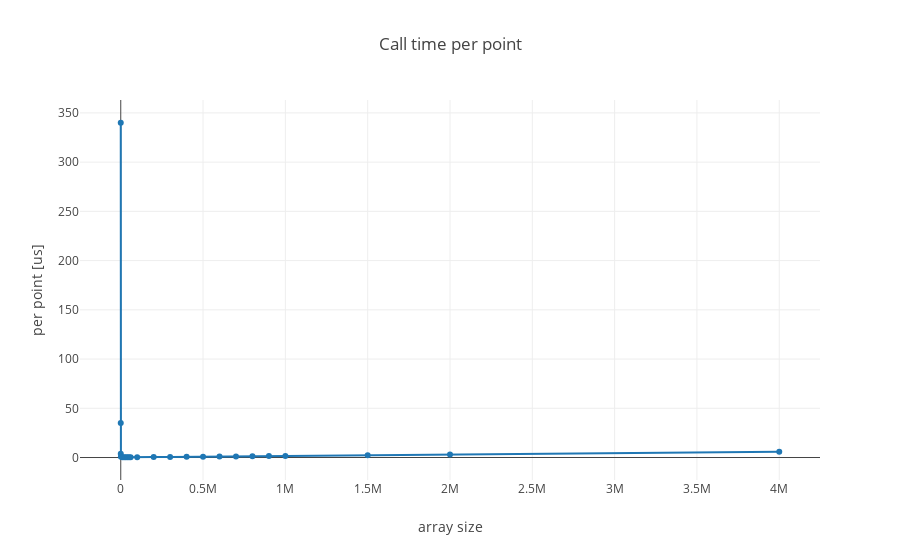

Here is the notebook cell this chart was saved with:
### Code cell
layout = graph_objs.Layout(
    title='Call time per point', 
    xaxis=dict(title='array size'), 
    yaxis=dict(title='per point [us]')
)

trace1= graph_objs.Scatter(x=n_pnts, y=point_t*1e3, mode='lines+markers')

fig = graph_objs.Figure(data=[trace1], layout=layout)
plotly.offline.iplot(fig)

### Figure 1 — Plotly figure (JSON) as saved in the notebook; plotly's stock layout.template omitted (floating-point values rounded to 4 significant figures)
{"data": [{"mode": "lines+markers", "type": "scatter", "uid": "4d1f40ac-544c-4325-8c8a-839e9caff37f", "x": [1, 10, 100, 1000, 10000, 20000, 30000, 40000, 50000, 60000, 100000, 200000, 300000, 400000, 500000, 600000, 700000, 800000, 900000, 1000000, 1500000, 2000000, 4000000], "y": [340, 35.0, 3.8, 0.67, 0.3, 0.2825, 0.282, 0.295, 0.296, 0.2917, 0.314, 0.443, 0.5967, 0.73, 0.868, 1.013, 1.143, 1.294, 1.433, 1.576, 2.28, 2.965, 5.811]}], "layout": {"title": {"text": "Call time per point"}, "xaxis": {"title": {"text": "array size"}}, "yaxis": {"title": {"text": "per point [us]"}}}}
